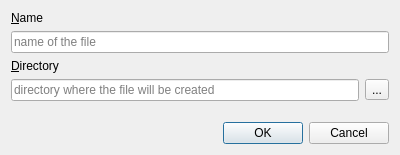
<?xml version="1.0" encoding="UTF-8"?>
<ui version="4.0">
 <class>newFileDialog</class>
 <widget class="QDialog" name="newFileDialog">
  <property name="geometry">
   <rect>
    <x>0</x>
    <y>0</y>
    <width>400</width>
    <height>155</height>
   </rect>
  </property>
  <property name="windowTitle">
   <string>Dialog</string>
  </property>
  <layout class="QVBoxLayout" name="verticalLayout">
   <item>
    <widget class="QLabel" name="nameLabel">
     <property name="text">
      <string>&amp;Name</string>
     </property>
     <property name="buddy">
      <cstring>name</cstring>
     </property>
    </widget>
   </item>
   <item>
    <widget class="QLineEdit" name="name">
     <property name="inputMask">
      <string notr="true"/>
     </property>
     <property name="placeholderText">
      <string>name of the file</string>
     </property>
     <property name="clearButtonEnabled">
      <bool>true</bool>
     </property>
    </widget>
   </item>
   <item>
    <widget class="QLabel" name="directoryLabel">
     <property name="text">
      <string>&amp;Directory</string>
     </property>
     <property name="buddy">
      <cstring>directory</cstring>
     </property>
    </widget>
   </item>
   <item>
    <layout class="QHBoxLayout" name="horizontalLayout">
     <item>
      <widget class="QLineEdit" name="directory">
       <property name="placeholderText">
        <string>directory where the file will be created</string>
       </property>
      </widget>
     </item>
     <item>
      <widget class="QToolButton" name="DirChooserButton">
       <property name="sizePolicy">
        <sizepolicy hsizetype="Minimum" vsizetype="Fixed">
         <horstretch>0</horstretch>
         <verstretch>0</verstretch>
        </sizepolicy>
       </property>
       <property name="text">
        <string>...</string>
       </property>
      </widget>
     </item>
    </layout>
   </item>
   <item>
    <spacer name="verticalSpacer">
     <property name="orientation">
      <enum>Qt::Vertical</enum>
     </property>
     <property name="sizeHint" stdset="0">
      <size>
       <width>20</width>
       <height>40</height>
      </size>
     </property>
    </spacer>
   </item>
   <item>
    <widget class="QDialogButtonBox" name="buttonBox">
     <property name="orientation">
      <enum>Qt::Horizontal</enum>
     </property>
     <property name="standardButtons">
      <set>QDialogButtonBox::Cancel|QDialogButtonBox::Ok</set>
     </property>
    </widget>
   </item>
  </layout>
 </widget>
 <tabstops>
  <tabstop>name</tabstop>
  <tabstop>directory</tabstop>
  <tabstop>DirChooserButton</tabstop>
 </tabstops>
 <resources/>
 <connections>
  <connection>
   <sender>buttonBox</sender>
   <signal>accepted()</signal>
   <receiver>newFileDialog</receiver>
   <slot>accept()</slot>
   <hints>
    <hint type="sourcelabel">
     <x>257</x>
     <y>145</y>
    </hint>
    <hint type="destinationlabel">
     <x>157</x>
     <y>274</y>
    </hint>
   </hints>
  </connection>
  <connection>
   <sender>buttonBox</sender>
   <signal>rejected()</signal>
   <receiver>newFileDialog</receiver>
   <slot>reject()</slot>
   <hints>
    <hint type="sourcelabel">
     <x>325</x>
     <y>145</y>
    </hint>
    <hint type="destinationlabel">
     <x>286</x>
     <y>274</y>
    </hint>
   </hints>
  </connection>
  <connection>
   <sender>name</sender>
   <signal>textChanged(QString)</signal>
   <receiver>newFileDialog</receiver>
   <slot>__textChanged()</slot>
   <hints>
    <hint type="sourcelabel">
     <x>150</x>
     <y>36</y>
    </hint>
    <hint type="destinationlabel">
     <x>397</x>
     <y>26</y>
    </hint>
   </hints>
  </connection>
  <connection>
   <sender>directory</sender>
   <signal>textChanged(QString)</signal>
   <receiver>newFileDialog</receiver>
   <slot>__textChanged()</slot>
   <hints>
    <hint type="sourcelabel">
     <x>205</x>
     <y>85</y>
    </hint>
    <hint type="destinationlabel">
     <x>228</x>
     <y>74</y>
    </hint>
   </hints>
  </connection>
  <connection>
   <sender>DirChooserButton</sender>
   <signal>clicked()</signal>
   <receiver>newFileDialog</receiver>
   <slot>__chooseDir()</slot>
   <hints>
    <hint type="sourcelabel">
     <x>374</x>
     <y>87</y>
    </hint>
    <hint type="destinationlabel">
     <x>374</x>
     <y>106</y>
    </hint>
   </hints>
  </connection>
 </connections>
 <slots>
  <slot>__textChanged()</slot>
  <slot>__chooseDir()</slot>
 </slots>
</ui>
